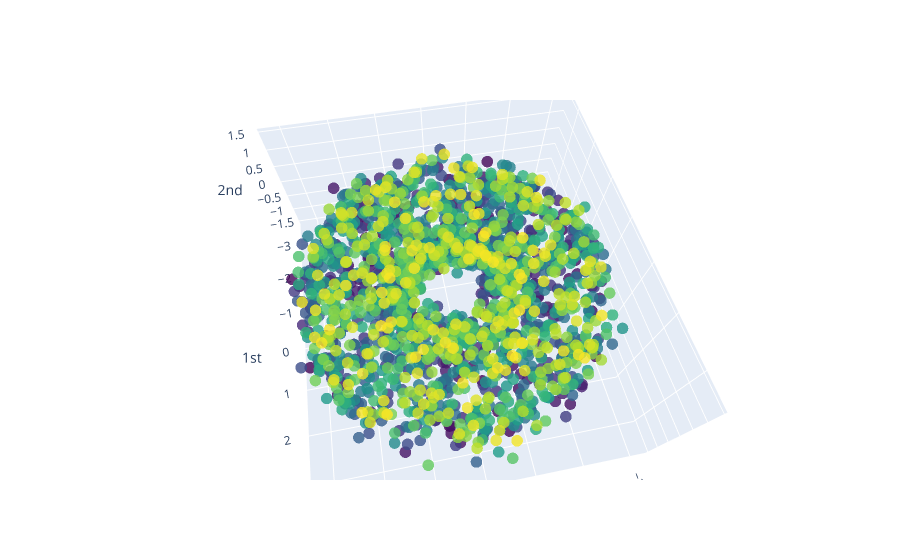

Notebook cell for this chart:
### Code cell
torus = tadasets.torus(n=2000, c=2, a=1, noise=0.2)
plot_point_cloud(torus)

### Figure 1 — Plotly figure (JSON) as saved in the notebook; plotly's stock layout.template omitted (floating-point values rounded to 4 significant figures; data arrays with more than 128 entries replaced by an {"elided": "..."} marker saying what was removed)
{"data": [{"marker": {"color": {"elided": "2000 int values"}, "colorscale": [[0, "#440154"], [0.1111, "#482878"], [0.2222, "#3e4989"], [0.3333, "#31688e"], [0.4444, "#26828e"], [0.5556, "#1f9e89"], [0.6667, "#35b779"], [0.7778, "#6ece58"], [0.8889, "#b5de2b"], [1, "#fde725"]], "opacity": 0.8, "size": 4}, "mode": "markers", "type": "scatter3d", "x": {"elided": "2000 float values"}, "y": {"elided": "2000 float values"}, "z": {"elided": "2000 float values"}}], "layout": {"autosize": true, "scene": {"aspectmode": "auto", "aspectratio": {"x": 1.253, "y": 1.348, "z": 0.5918}, "camera": {"center": {"x": 0, "y": 0, "z": 0}, "eye": {"x": 0.1625, "y": 0.8456, "z": 1.527}, "projection": {"type": "perspective"}, "up": {"x": 0.001362, "y": -0.0002599, "z": 1.0}}, "xaxis": {"exponentformat": "e", "showexponent": "all", "title": {"text": "0th"}, "type": "linear"}, "yaxis": {"exponentformat": "e", "showexponent": "all", "title": {"text": "1st"}, "type": "linear"}, "zaxis": {"exponentformat": "e", "showexponent": "all", "title": {"text": "2nd"}, "type": "linear"}}}}
